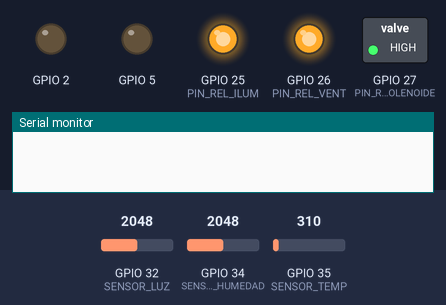
This sketch was run on a simulated ESP32. On the bench: switched loads named in the sketch (green lamp = pin HIGH), output pins drawn as LEDs (lit = HIGH), the last lines printed to the serial monitor. Dashed ring = blinking. The test bench sets the inputs (shaded band); at power-on: GPIO 35 (SENSOR_TEMP) = 310, GPIO 34 (SENSOR_HUMEDAD) = 2048, GPIO 32 (SENSOR_LUZ) = 2048.

Above: at 1.2 s.
1.3 s: GPIO 35 (SENSOR_TEMP) set to 339
At 1.6 s:
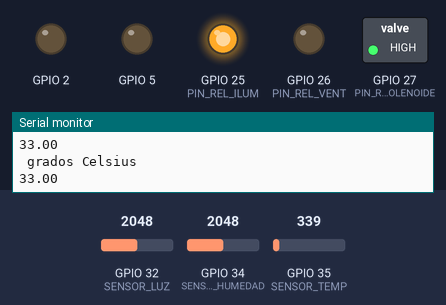
2.8 s: GPIO 34 (SENSOR_HUMEDAD) set to 2148
At 3.6 s:
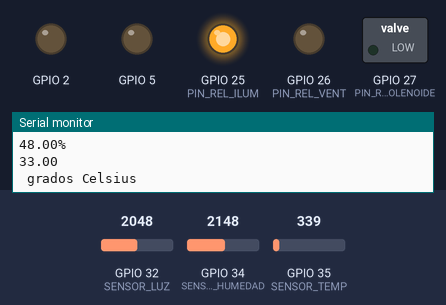
4.3 s: GPIO 32 (SENSOR_LUZ) set to 2934
7.3 s: GPIO 32 (SENSOR_LUZ) set to 3049
At 8.5 s:
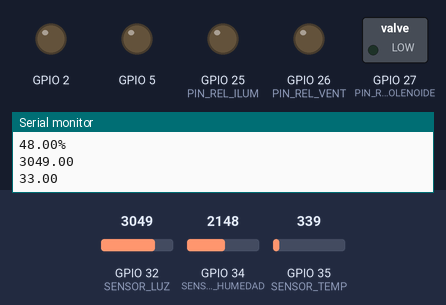
8.8 s: GPIO 34 (SENSOR_HUMEDAD) set to 2047
At 10.0 s:
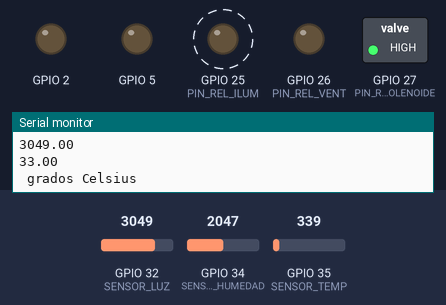
10.3 s: GPIO 34 (SENSOR_HUMEDAD) set to 2866
At 11.0 s:
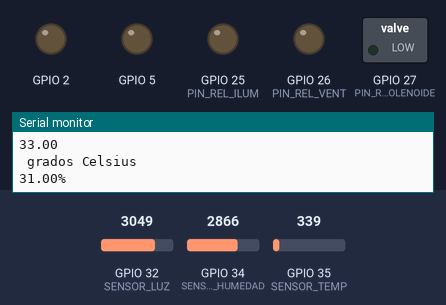
Timing chart, 0 to 12.8 s (numbered marks = the images above; inputs shaded):
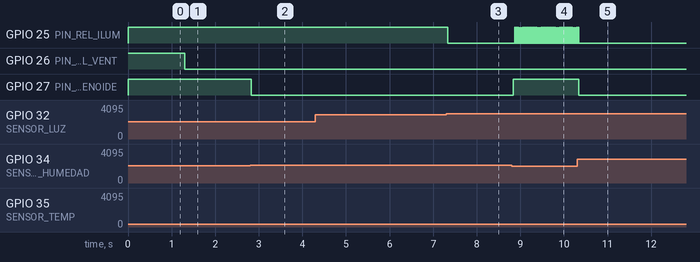

The sketch:

invernadero.ino
```cpp
int PIN_REL_SOLENOIDE = 27;
int PIN_REL_VENT = 26;
int PIN_REL_ILUM  = 25;
int SENSOR_TEMP = 35;
int SENSOR_HUMEDAD = 34;
int SENSOR_LUZ = 32;

int estado_previo_humedad = 0;
int estado_previo_luz = 0;
int estado_previo_ven = 0;

void setup() {

   Serial.begin(9600);


  pinMode(5,   OUTPUT);
  pinMode(2, OUTPUT);
  pinMode(PIN_REL_ILUM,  OUTPUT);
  pinMode(PIN_REL_VENT,  OUTPUT);
  pinMode(PIN_REL_SOLENOIDE,  OUTPUT);
  pinMode(SENSOR_TEMP, INPUT);
  pinMode(SENSOR_HUMEDAD, INPUT);
  pinMode(SENSOR_LUZ, INPUT);

}

void loop() {
  if (estado_previo_ven == 0){
    digitalWrite(PIN_REL_VENT,HIGH);
    }
  if (estado_previo_luz == 0){
    digitalWrite(PIN_REL_ILUM, HIGH);
    }
  if (estado_previo_humedad == 0){
    digitalWrite(PIN_REL_ILUM, HIGH);
    }


  float temp = analogRead(SENSOR_TEMP);
  float humedad = analogRead(SENSOR_HUMEDAD);
  float luz = analogRead(SENSOR_LUZ);

  // float temp = map(((analogRead(SENSOR_TEMP) - 20) * 3.04), 0, 1023, -40, 125);

  // Convierte el valor a temperatura
  temp = map(temp, 0, 1023, 0, 100);
  humedad = map(humedad, 0,4095, 100, 0);

  if (humedad < 50.00 )
  {
     Serial.print(humedad);
     Serial.println("%\n");
     digitalWrite(PIN_REL_SOLENOIDE,LOW );
     estado_previo_humedad = 1;

   }else {
    digitalWrite(PIN_REL_SOLENOIDE, HIGH);
    estado_previo_humedad = 0;
    }

   if (luz > 3000 )
  {
     Serial.println(luz);

     digitalWrite(PIN_REL_ILUM, LOW);
     estado_previo_luz = 1;

   }else {
    digitalWrite(PIN_REL_ILUM, HIGH);
    estado_previo_luz = 0;
    }

    if (temp > 30.00 )
  {
    Serial.println(temp);
    Serial.println(" grados Celsius\n");
    digitalWrite(PIN_REL_VENT, LOW);
    estado_previo_ven = 1;

   }else {
    digitalWrite(PIN_REL_VENT, HIGH);
    estado_previo_ven = 0;
    }
}
```

Measured:
- the behaviour switches between 317 and 318 on GPIO 35 (SENSOR_TEMP) (found by bisection; images 0 and 1)
- the behaviour switches between 2088 and 2089 on GPIO 34 (SENSOR_HUMEDAD) (found by bisection; images 1 and 2)
- the behaviour switches between 3000 and 3001 on GPIO 32 (SENSOR_LUZ) (found by bisection; images 2 and 3)
- after the input at 1.3 s, GPIO 26 (PIN_REL_VENT): HIGH → LOW at once
- after the input at 2.8 s, GPIO 27 (PIN_REL_SOLENOIDE): HIGH → LOW at once
- after the input at 7.3 s, GPIO 25 (PIN_REL_ILUM): HIGH → LOW at once
- after the input at 8.8 s, GPIO 25 (PIN_REL_ILUM): alternates HIGH for 0.01 s and LOW for 0.03 s, starting after 0.07 s; GPIO 27 (PIN_REL_SOLENOIDE): LOW → HIGH at once
- after the input at 10.3 s, GPIO 25 (PIN_REL_ILUM): goes on until 10.3 s, then stays LOW; GPIO 27 (PIN_REL_SOLENOIDE): HIGH → LOW at once
